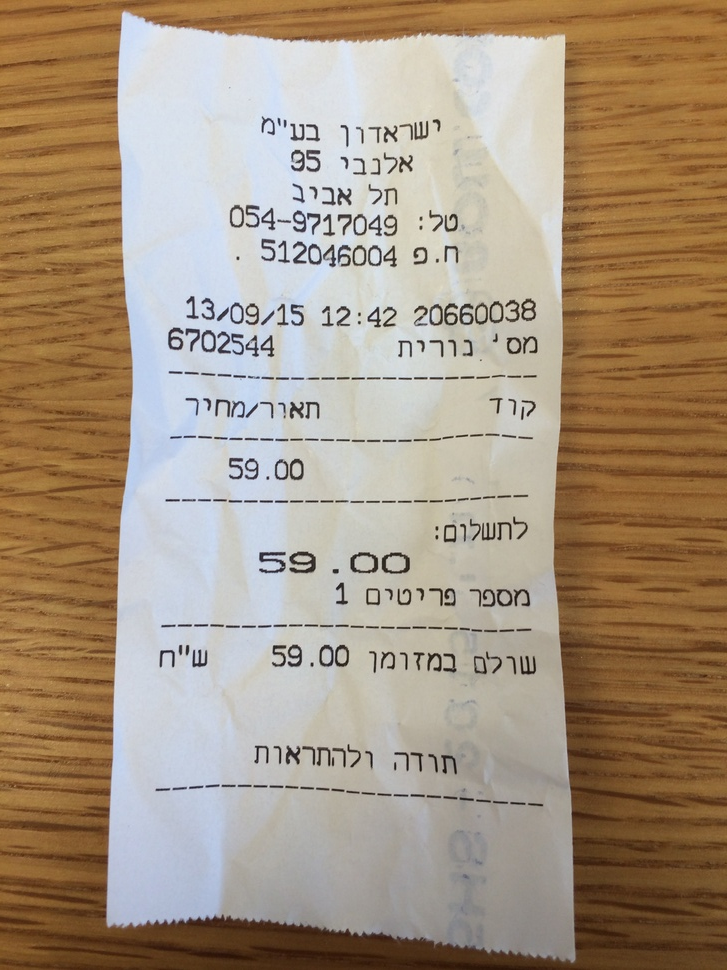
//> input picture ocr/pics/heb2.jpg, 727 x 970 px, shrunk from 2448 x 3264 before the run
$ ./opencv_skew_heb   (built with g++ and OpenCV 4)
//> lines starting //> are read from the running program, lines starting //| are printed output that depends on the picture; after the words box and inside, x2 and y2 are one past the last pixel; in counts of white or black regions, pixels touching at a corner belong together

// g++ $(pkg-config --cflags --libs opencv)opencv_skew_heb.cc -oopencv_skew_heb && ./opencv_skew_heb

#include "opencv2/opencv.hpp"

// testing: http://felix.abecassis.me/2011/09/opencv-detect-skew-angle/
void compute_skew(const char* filename)
{
//> called with filename = "./pics/heb2.jpg"
  // Load in grayscale.
  cv::Mat src = cv::imread(filename, 0);
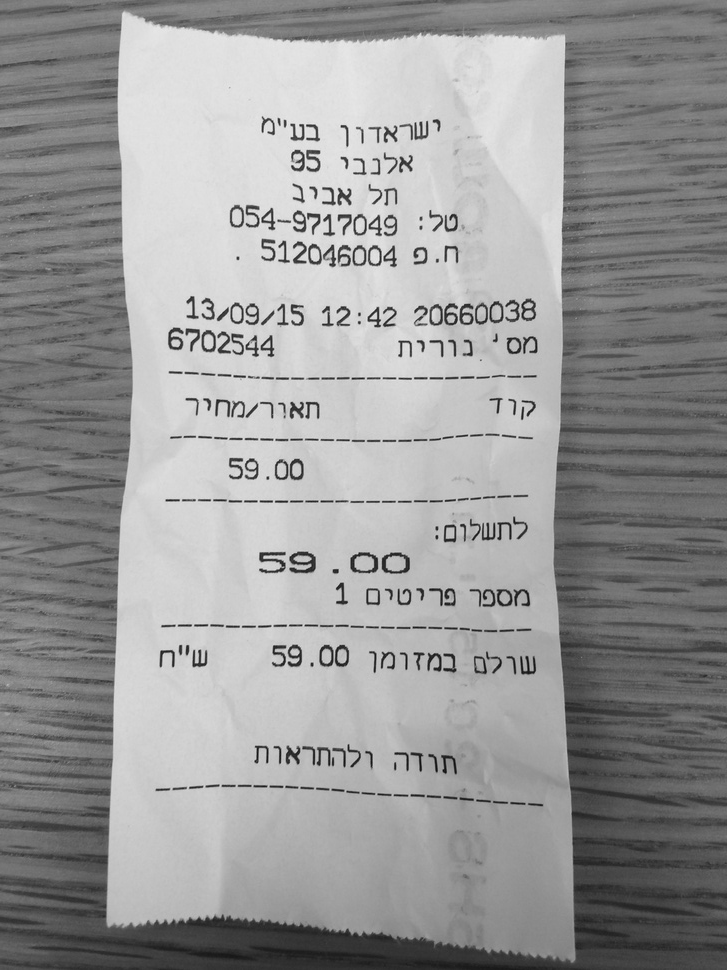
//> src: 970 rows x 727 cols, CV_8UC1; min 11, max 243, mean 152.2
  cv::Size size = src.size();
//> size = Size(727, 970)

  // cv::imwrite( "./img_pre/heb_0.jpg", src);

  cv::bitwise_not(src, src);
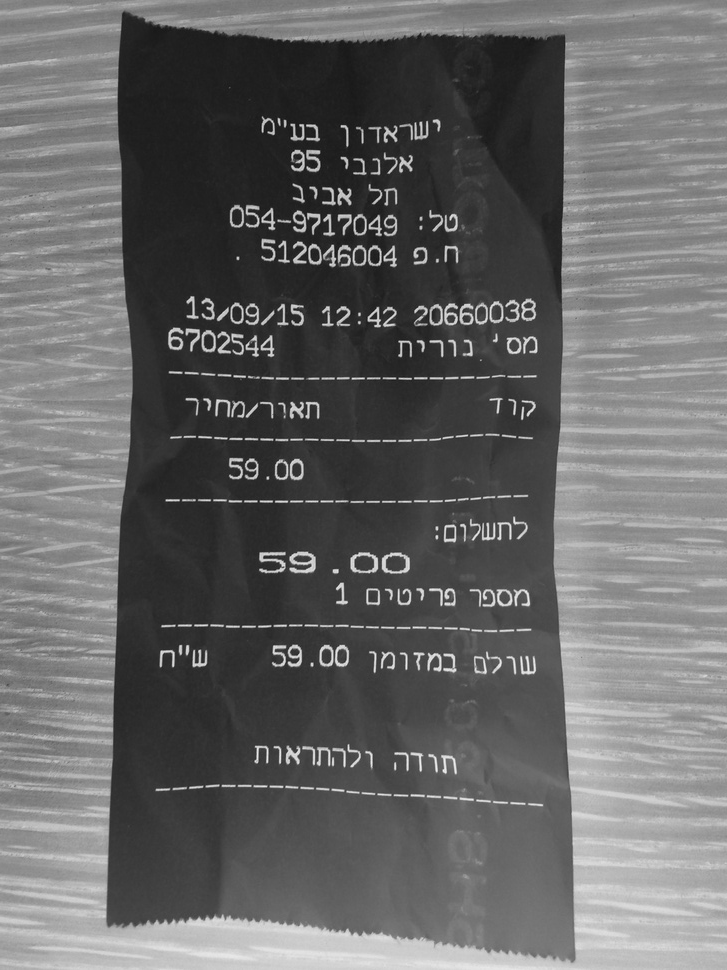
//> src: 970 rows x 727 cols, CV_8UC1; min 12, max 244, mean 102.8

  // cv::imwrite( "./img_pre/heb_1.jpg", src);

  std::vector<cv::Vec4i> lines;

  // dst: Output of the edge detector. It should be a grayscale image (although in fact it is a binary one)
  // lines: A vector that will store the parameters (x_{start}, y_{start}, x_{end}, y_{end}) of the detected lines
 // rho : The resolution of the parameter r in pixels. We use 1 pixel.
 // theta: The resolution of the parameter \theta in radians. We use 1 degree (CV_PI/180)
 // threshold: The minimum number of intersections to “detect” a line
 // minLinLength: The minimum number of points that can form a line. Lines with less than this number of points are disregarded.
 // maxLineGap: The maximum gap between two points to be considered in the same line.
  cv::HoughLinesP(
                  src, lines, 1, CV_PI/180, 100, size.width / 2.f, 20
                  );
//> lines = 691 lines (x1, y1, x2, y2), first 8: [0, 822, 726, 96], [0, 98, 726, 824], [0, 162, 726, 888], [0, 930, 726, 204], [0, 248, 721, 969], [0, 250, 719, 969], [0, 245, 724, 969], [0, 26, 726, 752]

  cv::Mat disp_lines(size, CV_8UC1, cv::Scalar(0, 0, 0));
  double angle = 0.;
  unsigned nb_lines = lines.size();
//> nb_lines = 691
  for (unsigned i = 0; i < nb_lines; ++i)
    {
      cv::line(disp_lines, cv::Point(lines[i][0], lines[i][1]),
               cv::Point(lines[i][2], lines[i][3]), cv::Scalar(255, 0 ,0));
      angle += atan2((double)lines[i][3] - lines[i][1],
                     (double)lines[i][2] - lines[i][0]);
    }
//> this loop made 691 passes
//> angle on passes 1 to 3: -0.785, 0, 0.785
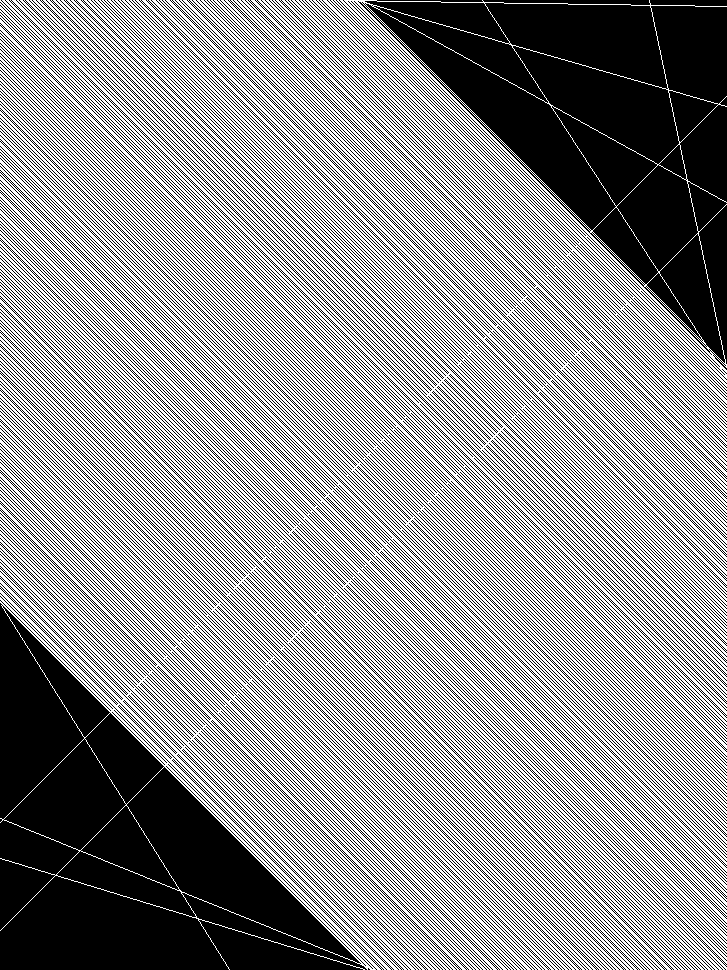
//> disp_lines: 970 rows x 727 cols, CV_8UC1; 57.7% white; 491 black regions (2 under 20 px), largest, box (x1, y1, x2, y2) and area: (0, 603, 367, 970) 66168, (358, 0, 727, 370) 65881, (0, 23, 727, 752) 1454
//> after the loop, angle = 538.1
  angle /= nb_lines; // mean angle, in radians.
//> angle = 0.779

  std::cout << "angle in radians: " << angle << std::endl;
//| angle in radians: 0.778781
  std::cout << "File " << filename << ": " << angle * 180 / CV_PI << std::endl;
//| File ./pics/heb2.jpg: 44.6209

  cv::imwrite( "./img_pre/heb_ocv_angle.jpg", disp_lines);

  // cv::imshow(filename, disp_lines);
  // cv::waitKey(0);
  // cv::destroyWindow(filename);
}

int main ( int argc, char** argv )
{
  // compute_skew( "./pics/heb.jpg" ); /*don't - use origininal image - use grayscaled/threholded + reduce size...*/
  // compute_skew( "./img_pre/heb.jpg" );
  compute_skew( "./pics/heb2.jpg" );

  return 0;
}

$ run again, with ocr/pics/heb.jpg copied over ocr/pics/heb2.jpg
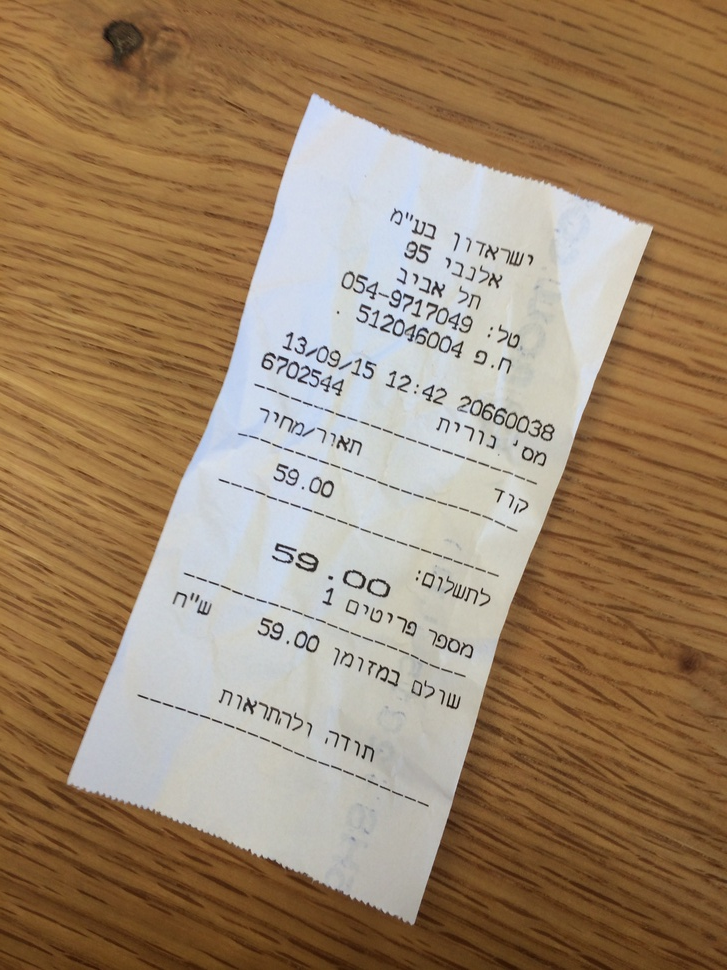
//> input picture ocr/pics/heb.jpg, 727 x 970 px, shrunk from 2448 x 3264 before the run
//> in compute_skew, `cv::Mat src = cv::imread(filename, 0);`:
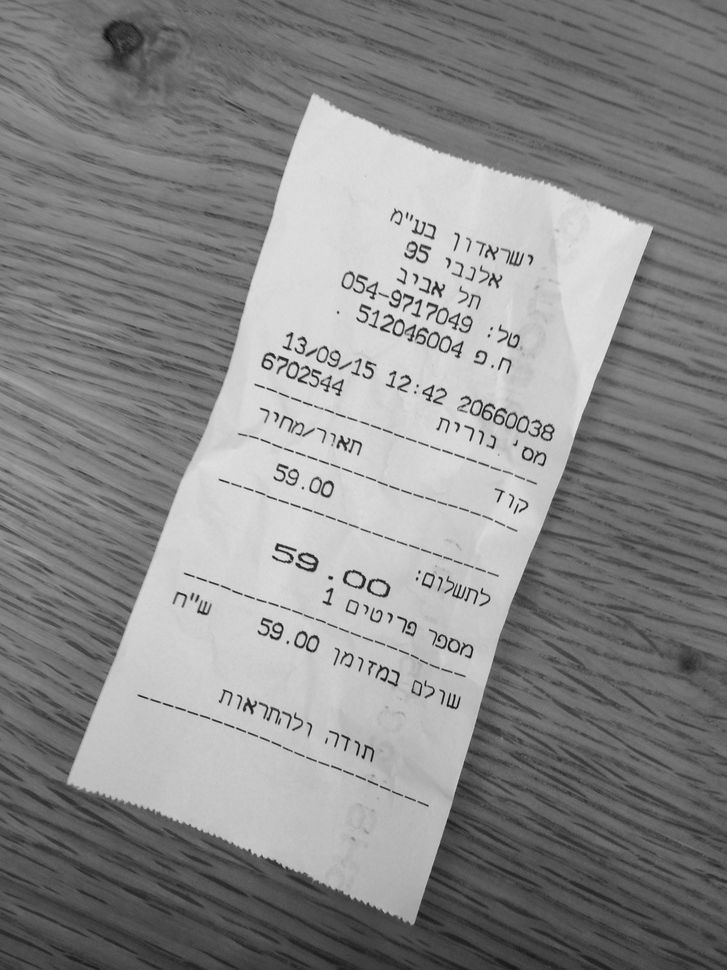
//> src: 970 rows x 727 cols, CV_8UC1; min 11, max 230, mean 137.7
//> in compute_skew, `cv::bitwise_not(src, src);`:
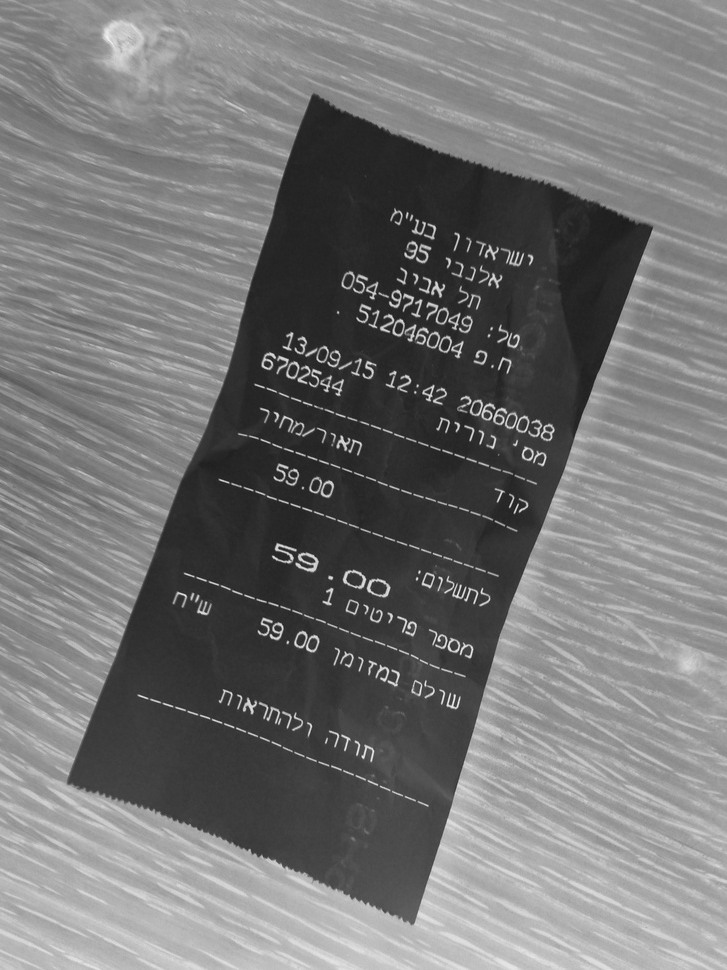
//> src: 970 rows x 727 cols, CV_8UC1; min 25, max 244, mean 117.3
//> lines = 691 lines (x1, y1, x2, y2), first 8: [0, 822, 726, 96], [0, 98, 726, 824], [0, 162, 726, 888], [0, 930, 726, 204], [0, 248, 721, 969], [0, 250, 719, 969], [0, 245, 724, 969], [0, 26, 726, 752]
//> nb_lines = 691
//> the loop in compute_skew, `for (unsigned i = 0; i < nb_lines; ++i)` made 691 passes
//> angle on passes 1 to 3: -0.785, 0, 0.785
//> after the loop in compute_skew, `for (unsigned i = 0; i < nb_lines; ++i)`: angle = 538.1
//> in compute_skew, `angle /= nb_lines;`: angle = 0.779
//| angle in radians: 0.778781
//| File ./pics/heb2.jpg: 44.6209
